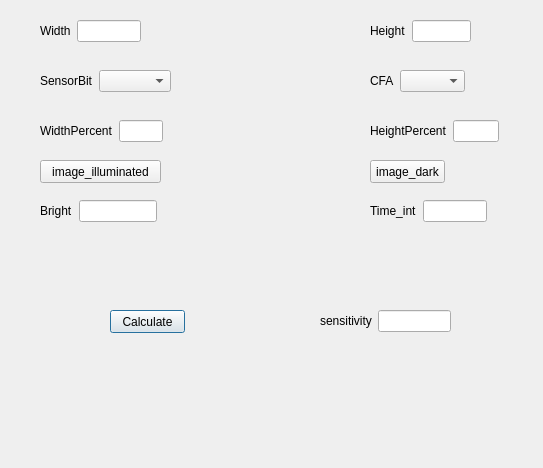
<?xml version="1.0" encoding="UTF-8"?>
<ui version="4.0">
 <class>Dialog</class>
 <widget class="QDialog" name="Dialog">
  <property name="geometry">
   <rect>
    <x>0</x>
    <y>0</y>
    <width>543</width>
    <height>468</height>
   </rect>
  </property>
  <property name="windowTitle">
   <string>Dialog</string>
  </property>
  <widget class="QWidget" name="layoutWidget">
   <property name="geometry">
    <rect>
     <x>40</x>
     <y>20</y>
     <width>101</width>
     <height>22</height>
    </rect>
   </property>
   <layout class="QHBoxLayout" name="horizontalLayout_10">
    <item>
     <widget class="QLabel" name="label_sensitivity_width">
      <property name="text">
       <string>Width</string>
      </property>
     </widget>
    </item>
    <item>
     <widget class="QLineEdit" name="lineEdit_sensitivity_width"/>
    </item>
   </layout>
  </widget>
  <widget class="QWidget" name="layoutWidget_2">
   <property name="geometry">
    <rect>
     <x>370</x>
     <y>20</y>
     <width>101</width>
     <height>22</height>
    </rect>
   </property>
   <layout class="QHBoxLayout" name="horizontalLayout_12">
    <item>
     <widget class="QLabel" name="label_sensitivity_height">
      <property name="text">
       <string>Height</string>
      </property>
     </widget>
    </item>
    <item>
     <widget class="QLineEdit" name="lineEdit_sensitivity_height"/>
    </item>
   </layout>
  </widget>
  <widget class="QWidget" name="layoutWidget_3">
   <property name="geometry">
    <rect>
     <x>40</x>
     <y>70</y>
     <width>131</width>
     <height>22</height>
    </rect>
   </property>
   <layout class="QHBoxLayout" name="horizontalLayout_13">
    <item>
     <widget class="QLabel" name="label_sensitivity_sensorbit">
      <property name="text">
       <string>SensorBit</string>
      </property>
     </widget>
    </item>
    <item>
     <widget class="QComboBox" name="comboBox_sensitivity_sensorbit"/>
    </item>
   </layout>
  </widget>
  <widget class="QWidget" name="layoutWidget_8">
   <property name="geometry">
    <rect>
     <x>370</x>
     <y>70</y>
     <width>95</width>
     <height>22</height>
    </rect>
   </property>
   <layout class="QHBoxLayout" name="horizontalLayout_18">
    <item>
     <widget class="QLabel" name="label_sensitivity_cfa">
      <property name="text">
       <string>CFA</string>
      </property>
     </widget>
    </item>
    <item>
     <widget class="QComboBox" name="comboBox_sensitivity_cfa"/>
    </item>
   </layout>
  </widget>
  <widget class="QWidget" name="layoutWidget_9">
   <property name="geometry">
    <rect>
     <x>40</x>
     <y>120</y>
     <width>123</width>
     <height>22</height>
    </rect>
   </property>
   <layout class="QHBoxLayout" name="horizontalLayout_19">
    <item>
     <widget class="QLabel" name="label_sensitivity_widthpercent">
      <property name="text">
       <string>WidthPercent</string>
      </property>
     </widget>
    </item>
    <item>
     <widget class="QLineEdit" name="lineEdit_sensitivity_widthpercent"/>
    </item>
   </layout>
  </widget>
  <widget class="QWidget" name="layoutWidget_10">
   <property name="geometry">
    <rect>
     <x>370</x>
     <y>120</y>
     <width>129</width>
     <height>22</height>
    </rect>
   </property>
   <layout class="QHBoxLayout" name="horizontalLayout_20">
    <item>
     <widget class="QLabel" name="label_sensitivity_heightpercent">
      <property name="text">
       <string>HeightPercent</string>
      </property>
     </widget>
    </item>
    <item>
     <widget class="QLineEdit" name="lineEdit_sensitivity_heightpercent"/>
    </item>
   </layout>
  </widget>
  <widget class="QWidget" name="layoutWidget_11">
   <property name="geometry">
    <rect>
     <x>40</x>
     <y>200</y>
     <width>117</width>
     <height>22</height>
    </rect>
   </property>
   <layout class="QHBoxLayout" name="horizontalLayout_21">
    <item>
     <widget class="QLabel" name="label_sensitivity_bright">
      <property name="text">
       <string>Bright</string>
      </property>
     </widget>
    </item>
    <item>
     <widget class="QLineEdit" name="lineEdit_sensitivity_bright"/>
    </item>
   </layout>
  </widget>
  <widget class="QWidget" name="layoutWidget_12">
   <property name="geometry">
    <rect>
     <x>370</x>
     <y>200</y>
     <width>117</width>
     <height>22</height>
    </rect>
   </property>
   <layout class="QHBoxLayout" name="horizontalLayout_22">
    <item>
     <widget class="QLabel" name="label_sensitivity_time_int">
      <property name="text">
       <string>Time_int</string>
      </property>
     </widget>
    </item>
    <item>
     <widget class="QLineEdit" name="lineEdit_sensitivity_time_int"/>
    </item>
   </layout>
  </widget>
  <widget class="QPushButton" name="pushButton_sensitivity_calculate">
   <property name="geometry">
    <rect>
     <x>110</x>
     <y>310</y>
     <width>75</width>
     <height>23</height>
    </rect>
   </property>
   <property name="text">
    <string>Calculate</string>
   </property>
  </widget>
  <widget class="QWidget" name="layoutWidget_13">
   <property name="geometry">
    <rect>
     <x>320</x>
     <y>310</y>
     <width>131</width>
     <height>22</height>
    </rect>
   </property>
   <layout class="QHBoxLayout" name="horizontalLayout_23">
    <item>
     <widget class="QLabel" name="label_sensitivity_value">
      <property name="text">
       <string>sensitivity</string>
      </property>
     </widget>
    </item>
    <item>
     <widget class="QLineEdit" name="lineEdit_sensitivity_value"/>
    </item>
   </layout>
  </widget>
  <widget class="QPushButton" name="pushButton_sensitivity_image_illuminated">
   <property name="geometry">
    <rect>
     <x>40</x>
     <y>160</y>
     <width>121</width>
     <height>23</height>
    </rect>
   </property>
   <property name="text">
    <string>image_illuminated</string>
   </property>
  </widget>
  <widget class="QPushButton" name="pushButton_sensitivity_image_dark">
   <property name="geometry">
    <rect>
     <x>370</x>
     <y>160</y>
     <width>75</width>
     <height>23</height>
    </rect>
   </property>
   <property name="text">
    <string>image_dark</string>
   </property>
  </widget>
 </widget>
 <resources/>
 <connections/>
</ui>
